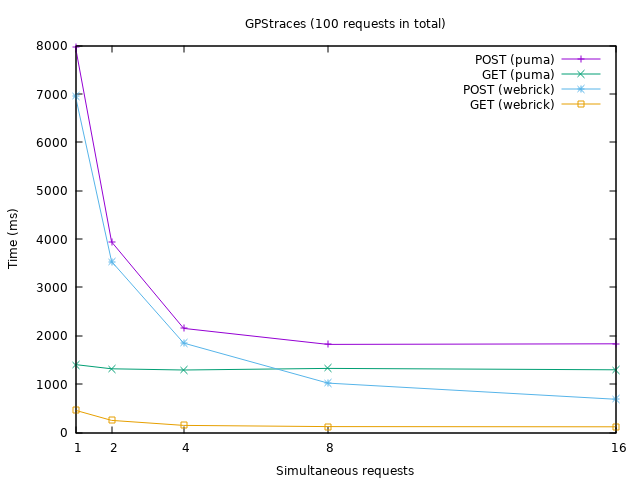

This figure's gnuplot source:
set title "GPStraces (100 requests in total)"
set style data linespoints
set xlabel "Simultaneous requests"
set xtics (1,2,4,8,16,32)
set ylabel "Time (ms)"
# set yrange [0:400000]
plot 'results_puma_100.txt' using 1:2 title 'POST (puma)', \
     'results_puma_100.txt' using 1:3 title 'GET (puma)', \
     'results_webrick_100.txt' using 1:2 title 'POST (webrick)', \
     'results_webrick_100.txt' using 1:3 title 'GET (webrick)'
